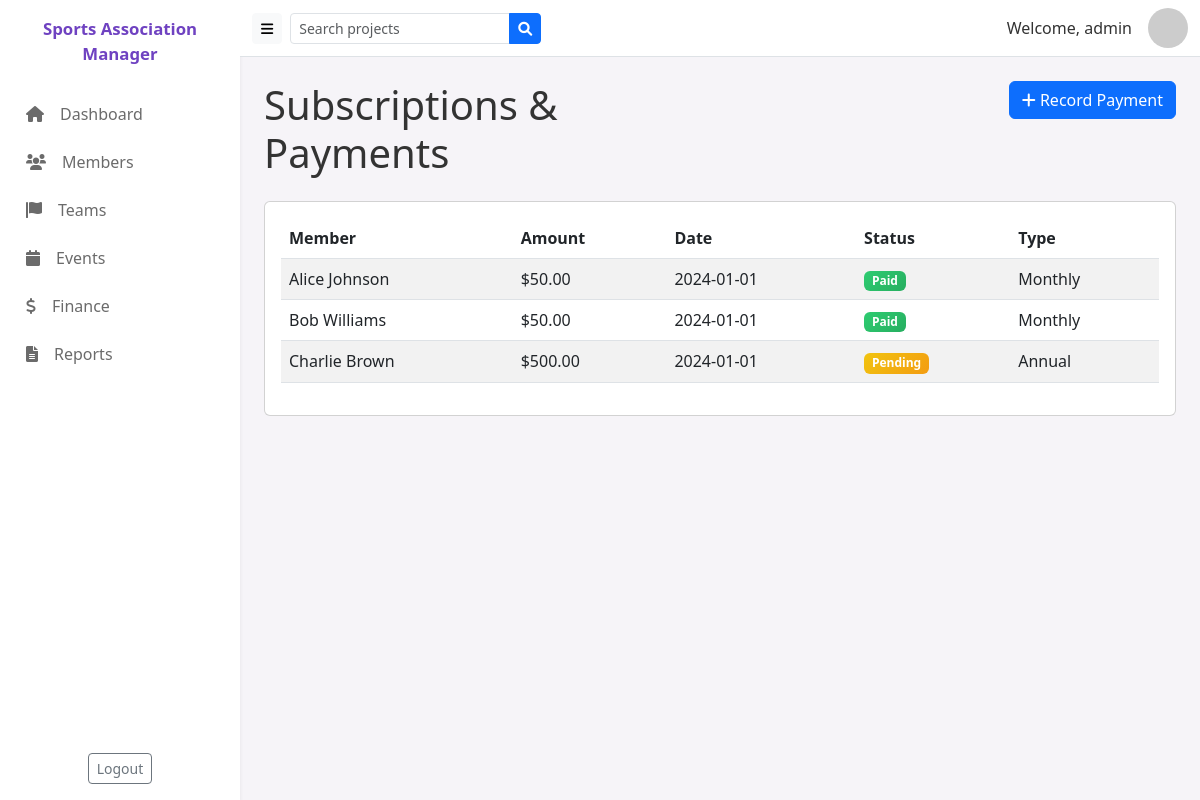
The app's page /public/subscription (signed in) with its own data.
### tables this page shows
CREATE TABLE IF NOT EXISTS subscriptions (
    id INT AUTO_INCREMENT PRIMARY KEY,
    member_id INT NOT NULL,
    amount DECIMAL(10, 2) NOT NULL,
    date DATE NOT NULL,
    status ENUM('paid', 'pending', 'overdue') DEFAULT 'pending',
    type ENUM('monthly', 'annual', 'donation') NOT NULL,
    created_at TIMESTAMP DEFAULT CURRENT_TIMESTAMP,
    FOREIGN KEY (member_id) REFERENCES members(id) ON DELETE CASCADE
);

CREATE TABLE IF NOT EXISTS members (
    id INT AUTO_INCREMENT PRIMARY KEY,
    full_name VARCHAR(100) NOT NULL,
    email VARCHAR(100) UNIQUE NOT NULL,
    phone VARCHAR(20),
    address TEXT,
    join_date DATE NOT NULL,
    team_id INT,
    major VARCHAR(100),
    photo VARCHAR(255),
    created_at TIMESTAMP DEFAULT CURRENT_TIMESTAMP,
    FOREIGN KEY (team_id) REFERENCES teams(id) ON DELETE SET NULL
);

### app/controllers/SubscriptionController.php (called while the page is built, shortened)
<?php
class SubscriptionController extends Controller {
    public function __construct(){
        $this->subscriptionModel = $this->model('Subscription');
    }
    public function index(){
        $subscriptions = $this->subscriptionModel->getSubscriptions();
        $data = ['subscriptions' => $subscriptions];
        $this->view('subscriptions/index', $data);
    }
}

### app/core/App.php (called while the page is built, shortened)
<?php
class App {
    protected $currentMethod = 'index';
    public function __construct(){
        $url = $this->getUrl();
        if(isset($url[0]) && file_exists('../app/controllers/' . ucwords($url[0]) . 'Controller.php')){
            unset($url[0]);
        }
        $this->currentController = new $this->currentController;
        if(isset($url[1])){
            if(method_exists($this->currentController, $url[1])){
                $this->currentMethod = $url[1];
                unset($url[1]);
            }
        } else {
            $controllerClass = is_object($this->currentController) ? get_class($this->currentController) : $this->currentController;
            if($controllerClass === 'AuthController'){
                $this->currentMethod = 'login';
            } else {
                $this->currentMethod = 'index';
            }
        }
        $this->params = $url ? array_values($url) : [];
        call_user_func_array([$this->currentController, $this->currentMethod], $this->params);
    }
    public function getUrl(){
        if(isset($_GET['url'])){
            $url = rtrim($_GET['url'], '/');
            $url = filter_var($url, FILTER_SANITIZE_URL);
            $url = explode('/', $url);
            return $url;
        }
        return [];
    }
}

### public/index.php (called while the page is built, shortened)
<?php
$init = new App();

### app/core/Database.php (called while the page is built, shortened)
<?php
class Database {
    private $host = DB_HOST;
    private $user = DB_USER;
    private $pass = DB_PASS;
    private $dbname = DB_NAME;
    private $dbh;
    private $stmt;
    public function __construct(){
        $dsn = 'mysql:host=' . $this->host . ';dbname=' . $this->dbname;
        $options = array(
            PDO::ATTR_PERSISTENT => true,
            PDO::ATTR_ERRMODE => PDO::ERRMODE_EXCEPTION
        );
        try{
            $this->dbh = new PDO($dsn, $this->user, $this->pass, $options);
        } catch(PDOException $e){
            $this->error = $e->getMessage();
            if(defined('SHOW_DB_MESSAGES') && SHOW_DB_MESSAGES){
                echo "❌ خطأ في الاتصال: " . $this->error;
            } else {
                error_log('Database connection error: ' . $this->error);
            }
        }
    }
    public function query($sql){
        $this->stmt = $this->dbh->prepare($sql);
    }
    public function execute(){
        return $this->stmt->execute();
    }
    public function resultSet(){
        $this->execute();
        return $this->stmt->fetchAll(PDO::FETCH_OBJ);
    }
}

### app/models/Subscription.php (called while the page is built, shortened)
<?php
class Subscription extends Model {
    public function getSubscriptions(){
        $this->db->query('SELECT subscriptions.*, members.full_name
                          FROM subscriptions
                          JOIN members ON subscriptions.member_id = members.id
                          ORDER BY subscriptions.date DESC');
        return $this->db->resultSet();
    }
}

### app/core/Model.php (called while the page is built, shortened)
<?php
class Model {
    public function __construct(){
        $this->db = new Database;
    }
}

### app/views/subscriptions/index.php (the view)
<?php require APPROOT . '/views/layouts/header.php'; ?>
<div class="row mb-3">
    <div class="col-md-6">
        <h1>Subscriptions & Payments</h1>
    </div>
    <div class="col-md-6">
        <a href="<?php echo URLROOT; ?>/subscription/add" class="btn btn-primary float-end">
            <i class="fa fa-plus"></i> Record Payment
        </a>
    </div>
</div>
<div class="card card-body mb-3">
    <table class="table table-striped">
        <thead>
            <tr>
                <th>Member</th>
                <th>Amount</th>
                <th>Date</th>
                <th>Status</th>
                <th>Type</th>
            </tr>
        </thead>
        <tbody>
            <?php foreach($data['subscriptions'] as $sub) : ?>
            <tr>
                <td><?php echo $sub->full_name; ?></td>
                <td>$<?php echo $sub->amount; ?></td>
                <td><?php echo $sub->date; ?></td>
                <td>
                    <span class="badge bg-<?php echo ($sub->status == 'paid') ? 'success' : 'warning'; ?>">
                        <?php echo ucfirst($sub->status); ?>
                    </span>
                </td>
                <td><?php echo ucfirst($sub->type); ?></td>
            </tr>
            <?php endforeach; ?>
        </tbody>
    </table>
</div>
<?php require APPROOT . '/views/layouts/footer.php'; ?>

### app/core/Controller.php (shortened to what this page needs)
<?php
class Controller {
    public function model($model){
        return new $model();
    }
    public function view($view, $data = []){
        if(file_exists('../app/views/' . $view . '.php')){
            require_once '../app/views/' . $view . '.php';
        } else {
            die('View does not exist');
        }
    }
}

### app/views/layouts/header.php (shortened to what this page needs)
<!DOCTYPE html>
<html lang="en">
<head>
    <link href="https://cdn.jsdelivr.net/npm/bootstrap@5.3.0/dist/css/bootstrap.min.css" rel="stylesheet">
    <link rel="stylesheet" href="https://cdnjs.cloudflare.com/ajax/libs/font-awesome/6.0.0/css/all.min.css">
    <link rel="stylesheet" href="<?php echo URLROOT; ?>/css/style.css">
</head>
<body>
    <?php if(isset($_SESSION['user_id'])): ?>
    <div class="app-wrapper d-flex">
        <aside class="app-sidebar bg-white shadow-sm">
            <div class="sidebar-header p-3 text-center">
                <a class="brand" href="<?php echo URLROOT; ?>"><?php echo SITENAME; ?></a>
            </div>
            <nav class="nav flex-column p-2">
                <a class="nav-link" href="<?php echo URLROOT; ?>/dashboard"><i class="fa fa-home me-2"></i><span class="nav-text">Dashboard</span></a>
                <a class="nav-link" href="<?php echo URLROOT; ?>/member"><i class="fa fa-users me-2"></i><span class="nav-text">Members</span></a>
                <a class="nav-link" href="<?php echo URLROOT; ?>/team"><i class="fa fa-flag me-2"></i><span class="nav-text">Teams</span></a>
                <a class="nav-link" href="<?php echo URLROOT; ?>/event"><i class="fa fa-calendar me-2"></i><span class="nav-text">Events</span></a>
                <a class="nav-link" href="<?php echo URLROOT; ?>/subscription"><i class="fa fa-dollar-sign me-2"></i><span class="nav-text">Finance</span></a>
                <a class="nav-link" href="<?php echo URLROOT; ?>/report"><i class="fa fa-file-alt me-2"></i><span class="nav-text">Reports</span></a>
            </nav>
            <div class="sidebar-footer p-3 text-center">
                <a class="btn btn-sm btn-outline-secondary logout-btn" href="<?php echo URLROOT; ?>/auth/logout">Logout</a>
            </div>
        </aside>
        <div class="app-main flex-fill">
            <header class="app-topbar bg-white border-bottom">
                <div class="container-fluid d-flex align-items-center justify-content-between py-2">
                    <div class="d-flex align-items-center">
                        <button class="btn btn-light btn-sm me-2" id="sidebarToggle"><i class="fa fa-bars"></i></button>
                        <form class="d-none d-md-inline-block me-3">
                            <div class="input-group">
                                <input class="form-control form-control-sm" type="search" placeholder="Search projects">
                                <button class="btn btn-sm btn-primary" type="submit"><i class="fa fa-search"></i></button>
                            </div>
                        </form>
                    </div>
                    <div class="d-flex align-items-center">
                        <span class="me-3">Welcome, <?php echo $_SESSION['user_username']; ?></span>
                        <img src="https://i.pravatar.cc/40" class="rounded-circle" alt="avatar">
                    </div>
                </div>
            </header>
            <main class="app-content p-4 container-fluid">
    <?php else: ?>
    <div class="container">
    <?php endif; ?>

### app/views/layouts/footer.php (shortened to what this page needs)
            </main>
        </div>
    </div>
</body>
</html>

### public/css/style.css (style rules this page uses)
:root { --sidebar-width:240px; --sidebar-collapsed-width:70px; --brand-color:#6f42c1; }
body { background:#f6f4f8;font-family:Segoe UI, Roboto, Helvetica, Arial, sans-serif;color:#333 }
.app-wrapper { min-height:100vh;display:flex }
.app-sidebar { width:var(--sidebar-width);transition:width .25s ease;background:#ffffff;display:flex;flex-direction:column;min-height:100vh }
.app-sidebar .brand { font-weight:700;color:var(--brand-color);font-size:1.05rem;text-decoration:none }
.app-sidebar .nav-link { color:#6b6b6b;padding:12px 18px }
.app-sidebar .nav-link .nav-text { margin-left:8px }
.app-topbar { position:sticky;top:0;z-index:50 }
.app-main { flex:1 }
.app-content { padding-top:20px }
.bg-success { background:linear-gradient(135deg,#2ecc71,#27ae60)!important }
.bg-warning { background:linear-gradient(135deg,#f1c40f,#f39c12)!important }
.sidebar-footer { position:absolute;left:0;right:0;bottom:12px;width:100%;display:flex;justify-content:center;padding:0 12px }
.app-sidebar .nav { flex:1;overflow:auto;padding-bottom:18px }
.sidebar-footer { position:static;margin-top:auto;display:flex;justify-content:center;padding:12px }
.sidebar-footer .logout-btn { display:inline-block }

### records on screen
subscriptions: member.full_name "Alice Johnson", amount "50.00", date "2024-01-01", status "Paid", type "Monthly"
subscriptions: member.full_name "Bob Williams", amount "50.00", date "2024-01-01", status "Paid", type "Monthly"
subscriptions: member.full_name "Charlie Brown", amount "500.00", date "2024-01-01", status "Pending", type "Annual"

### other values on screen
SITENAME "Sports Association Manager"
$_SESSION['user_username'] "admin"
